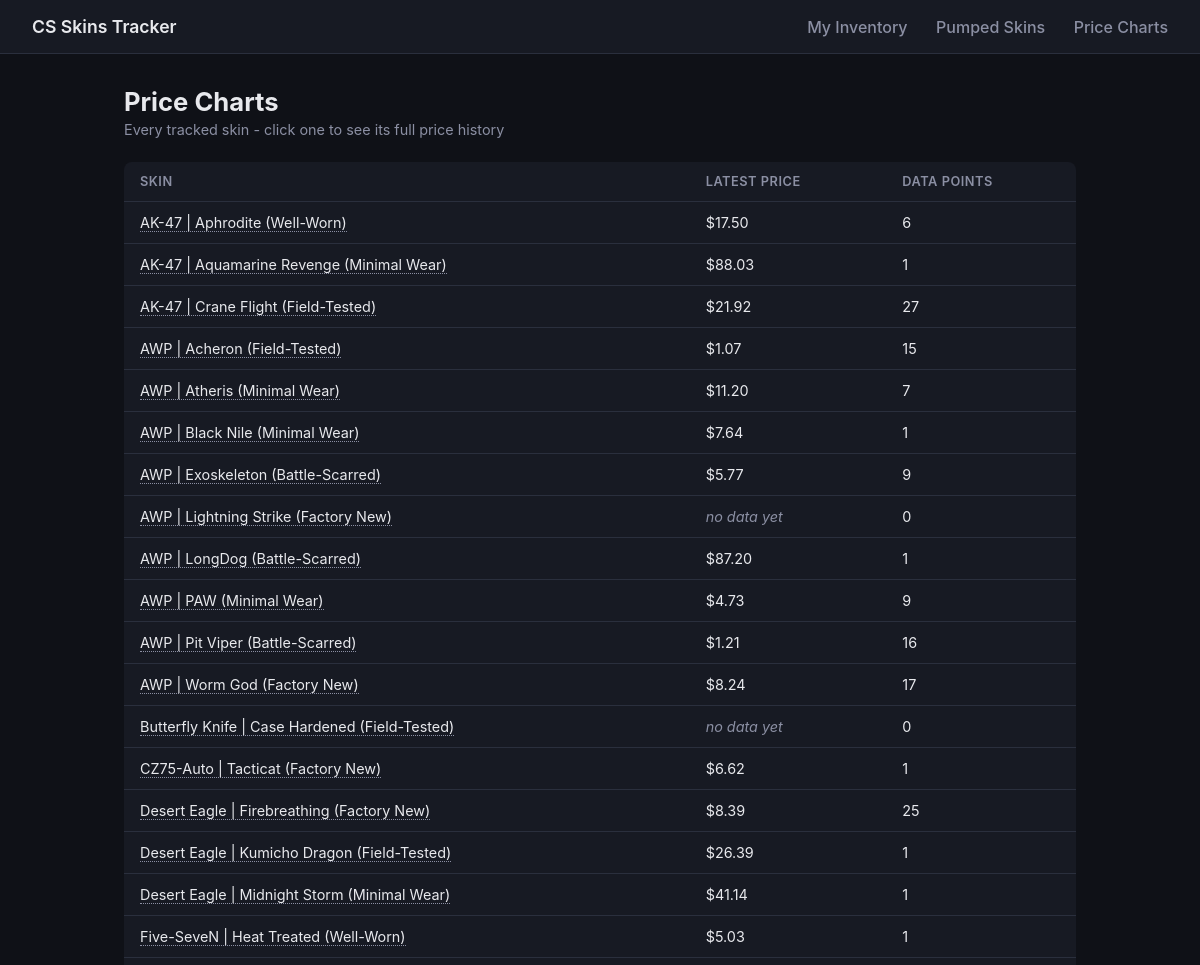
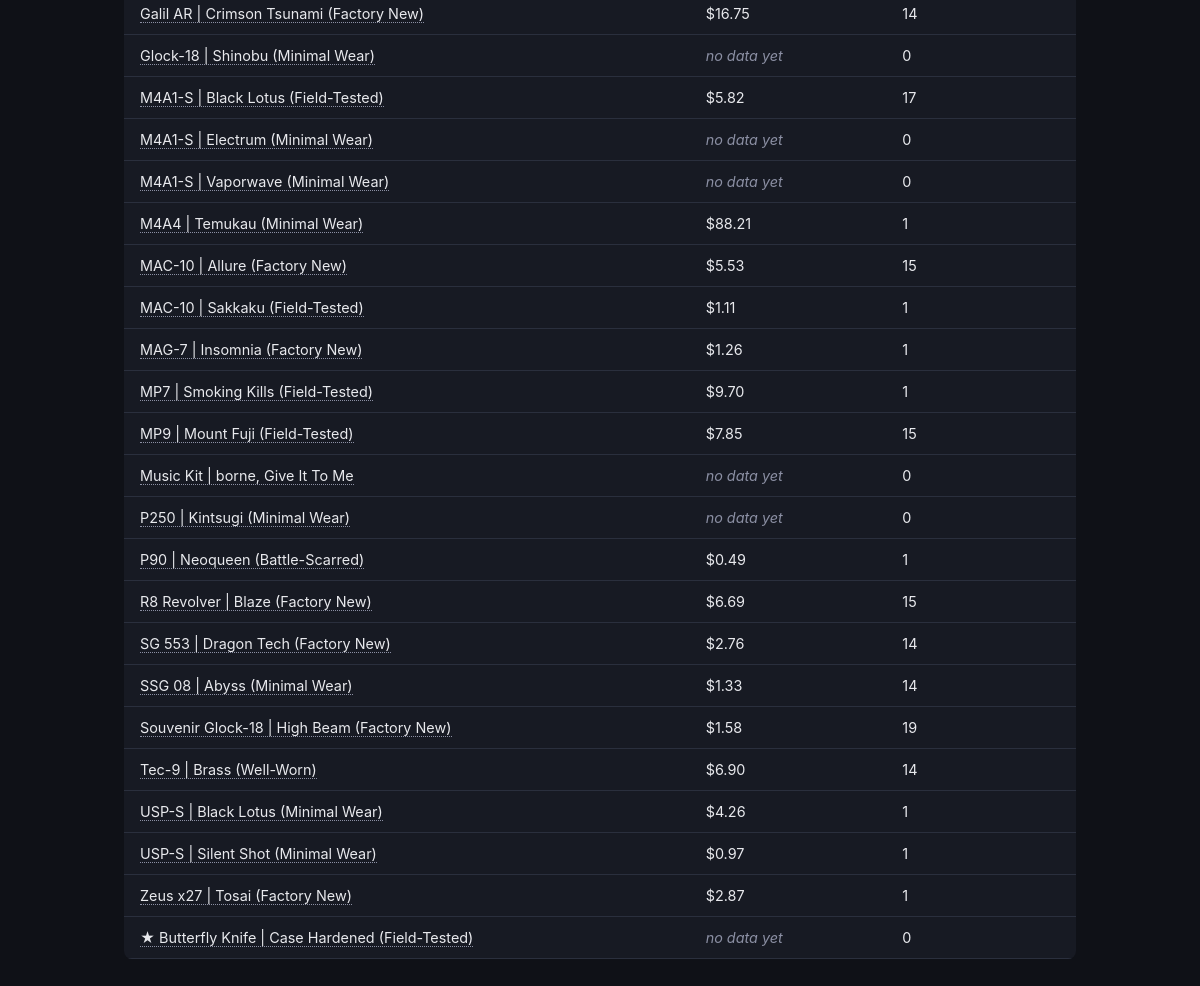
Screenshot of /skins with the database file from the repository (2 pictures, top to bottom).
### app/models.py (models this page shows)
class PriceSnapshot(Base):
    __tablename__ = "price_snapshots"
    id = Column(Integer, primary_key=True, index=True)
    skin_id = Column(Integer, ForeignKey("skins.id"), nullable=False)
    price = Column(Float, nullable=False)
    currency = Column(String, default="USD")
    volume = Column(Integer, nullable=True)  # units sold in last 24h, if available
    timestamp = Column(DateTime, default=datetime.utcnow, index=True)
    skin = relationship("Skin", back_populates="price_snapshots")

class Skin(Base):
    __tablename__ = "skins"
    id = Column(Integer, primary_key=True, index=True)
    market_hash_name = Column(String, unique=True, index=True, nullable=False)
    display_name = Column(String, nullable=False)
    icon_url = Column(String, nullable=True)
    watched = Column(Boolean, default=True)  # included in price-refresh sweeps
    created_at = Column(DateTime, default=datetime.utcnow)
    price_snapshots = relationship(
        "PriceSnapshot", back_populates="skin", cascade="all, delete-orphan"
    )
    inventory_items = relationship(
        "InventoryItem", back_populates="skin", cascade="all, delete-orphan"
    )

### app/routers/skins.py (the view)
@router.get("/skins", response_class=HTMLResponse)
def skins_page(request: Request, db: Session = Depends(get_db)):
    skins = db.query(models.Skin).order_by(models.Skin.display_name).all()
    rows = []
    for skin in skins:
        latest = (
            db.query(models.PriceSnapshot)
            .filter(models.PriceSnapshot.skin_id == skin.id)
            .order_by(models.PriceSnapshot.timestamp.desc())
            .first()
        )
        snapshot_count = (
            db.query(models.PriceSnapshot)
            .filter(models.PriceSnapshot.skin_id == skin.id)
            .count()
        )
        rows.append(
            {
                "skin": skin,
                "latest_price": latest.price if latest else None,
                "snapshot_count": snapshot_count,
            }
        )
    return templates.TemplateResponse(
        "skins.html", {"request": request, "rows": rows}
    )

### app/templates/skins.html (shortened to what this page needs)
{% extends "base.html" %}
{% block content %}
<div class="page-header">
    <div>
        <h1>Price Charts</h1>
        <p class="subtitle">Every tracked skin - click one to see its full price history</p>
    </div>
</div>
{% if rows %}
<table class="data-table">
    <thead>
        <tr>
            <th>Skin</th>
            <th>Latest Price</th>
            <th>Data Points</th>
        </tr>
    </thead>
    <tbody>
        {% for row in rows %}
        <tr>
            <td><a href="/skins/{{ row.skin.id }}" class="skin-link">{{ row.skin.display_name }}</a></td>
            <td>
                {% if row.latest_price is not none %}${{ "%.2f"|format(row.latest_price) }}{% else %}<span class="muted">no data yet</span>{% endif %}
            </td>
            <td>{{ row.snapshot_count }}</td>
        </tr>
        {% endfor %}
    </tbody>
</table>
{% else %}
<p class="empty-state">No skins tracked yet. Add one via the Inventory page, or seed_data.py.</p>
{% endif %}
{% endblock %}

### app/templates/base.html (shortened to what this page needs)
<!DOCTYPE html>
<html lang="en">
<head>
    <link rel="stylesheet" href="/static/css/style.css">
</head>
<body>
    <nav class="navbar">
        <div class="nav-brand">CS Skins Tracker</div>
        <div class="nav-links">
            <a href="/inventory" class="{% if active == 'inventory' %}active{% endif %}">My Inventory</a>
            <a href="/pumped" class="{% if active == 'pumped' %}active{% endif %}">Pumped Skins</a>
            <a href="/skins" class="{% if active == 'skins' %}active{% endif %}">Price Charts</a>
        </div>
    </nav>
    <main class="container">
        {% block content %}{% endblock %}
    </main>
</body>
</html>

### app/static/css/style.css (style rules this page uses)
:root { --bg: #0f1117; --surface: #171a23; --surface-alt: #1f232f; --border: #2a2f3d; --text: #e8e9ed; --text-muted: #8b8fa3; --accent: #4f8dfd; --up: #3ecf8e; --down: #f5566a; --radius: 8px; }
* { box-sizing: border-box; }
body { margin: 0; background: var(--bg); color: var(--text); font-family: -apple-system, BlinkMacSystemFont, "Segoe UI", Roboto, sans-serif; }
.navbar { display: flex; justify-content: space-between; align-items: center; padding: 16px 32px; background: var(--surface); border-bottom: 1px solid var(--border); }
.nav-brand { font-weight: 600; font-size: 1.1rem; }
.nav-links a { color: var(--text-muted); text-decoration: none; margin-left: 24px; font-weight: 500; padding-bottom: 4px; border-bottom: 2px solid transparent; }
.container { max-width: 1000px; margin: 0 auto; padding: 32px 24px; }
.page-header { display: flex; justify-content: space-between; align-items: flex-end; margin-bottom: 24px; }
h1 { margin: 0 0 4px; font-size: 1.6rem; }
.subtitle { color: var(--text-muted); margin: 0; font-size: 0.9rem; }
.data-table { width: 100%; border-collapse: collapse; background: var(--surface); border-radius: var(--radius); overflow: hidden; }
.data-table th, .data-table td { padding: 12px 16px; text-align: left; border-bottom: 1px solid var(--border); font-size: 0.9rem; }
.data-table th { color: var(--text-muted); font-weight: 600; font-size: 0.8rem; text-transform: uppercase; letter-spacing: 0.04em; }
.muted { color: var(--text-muted); font-style: italic; }
.skin-link { color: var(--text); text-decoration: none; border-bottom: 1px dotted var(--text-muted); }

### rows the page displays
PriceSnapshot: skin.display_name "AK-47 | Aphrodite (Well-Worn)", latest_price "17.50", snapshot_count "6"
PriceSnapshot: skin.display_name "AK-47 | Aquamarine Revenge (Minimal Wear)", latest_price "88.03", snapshot_count "1"
PriceSnapshot: skin.display_name "AK-47 | Crane Flight (Field-Tested)", latest_price "21.92", snapshot_count "27"
PriceSnapshot: skin.display_name "AWP | Acheron (Field-Tested)", latest_price "1.07", snapshot_count "15"
PriceSnapshot: skin.display_name "AWP | Atheris (Minimal Wear)", latest_price "11.20", snapshot_count "7"
PriceSnapshot: skin.display_name "AWP | Black Nile (Minimal Wear)", latest_price "7.64", snapshot_count "1"
PriceSnapshot: skin.display_name "AWP | Exoskeleton (Battle-Scarred)", latest_price "5.77", snapshot_count "9"
Skin: skin.display_name "AWP | Lightning Strike (Factory New)"
PriceSnapshot: skin.display_name "AWP | LongDog (Battle-Scarred)", latest_price "87.20", snapshot_count "1"
PriceSnapshot: skin.display_name "AWP | PAW (Minimal Wear)", latest_price "4.73", snapshot_count "9"
PriceSnapshot: skin.display_name "AWP | Pit Viper (Battle-Scarred)", latest_price "1.21", snapshot_count "16"
PriceSnapshot: skin.display_name "AWP | Worm God (Factory New)", latest_price "8.24", snapshot_count "17"
Skin: skin.display_name "Butterfly Knife | Case Hardened (Field-Tested)"
PriceSnapshot: skin.display_name "CZ75-Auto | Tacticat (Factory New)", latest_price "6.62", snapshot_count "1"
PriceSnapshot: skin.display_name "Desert Eagle | Firebreathing (Factory New)", latest_price "8.39", snapshot_count "25"
PriceSnapshot: skin.display_name "Desert Eagle | Kumicho Dragon (Field-Tested)", latest_price "26.39", snapshot_count "1"
PriceSnapshot: skin.display_name "Desert Eagle | Midnight Storm (Minimal Wear)", latest_price "41.14", snapshot_count "1"
PriceSnapshot: skin.display_name "Five-SeveN | Heat Treated (Well-Worn)", latest_price "5.03", snapshot_count "1"
PriceSnapshot: skin.display_name "Galil AR | Crimson Tsunami (Factory New)", latest_price "16.75", snapshot_count "14"
Skin: skin.display_name "Glock-18 | Shinobu (Minimal Wear)"
PriceSnapshot: skin.display_name "M4A1-S | Black Lotus (Field-Tested)", latest_price "5.82", snapshot_count "17"
Skin: skin.display_name "M4A1-S | Electrum (Minimal Wear)"
Skin: skin.display_name "M4A1-S | Vaporwave (Minimal Wear)"
PriceSnapshot: skin.display_name "M4A4 | Temukau (Minimal Wear)", latest_price "88.21", snapshot_count "1"
PriceSnapshot: skin.display_name "MAC-10 | Allure (Factory New)", latest_price "5.53", snapshot_count "15"
PriceSnapshot: skin.display_name "MAC-10 | Sakkaku (Field-Tested)", latest_price "1.11", snapshot_count "1"
PriceSnapshot: skin.display_name "MAG-7 | Insomnia (Factory New)", latest_price "1.26", snapshot_count "1"
PriceSnapshot: skin.display_name "MP7 | Smoking Kills (Field-Tested)", latest_price "9.70", snapshot_count "1"
PriceSnapshot: skin.display_name "MP9 | Mount Fuji (Field-Tested)", latest_price "7.85", snapshot_count "15"
Skin: skin.display_name "Music Kit | borne, Give It To Me"
Skin: skin.display_name "P250 | Kintsugi (Minimal Wear)"
PriceSnapshot: skin.display_name "P90 | Neoqueen (Battle-Scarred)", latest_price "0.49", snapshot_count "1"
PriceSnapshot: skin.display_name "R8 Revolver | Blaze (Factory New)", latest_price "6.69", snapshot_count "15"
PriceSnapshot: skin.display_name "SG 553 | Dragon Tech (Factory New)", latest_price "2.76", snapshot_count "14"
PriceSnapshot: skin.display_name "SSG 08 | Abyss (Minimal Wear)", latest_price "1.33", snapshot_count "14"
PriceSnapshot: skin.display_name "Souvenir Glock-18 | High Beam (Factory New)", latest_price "1.58", snapshot_count "19"
PriceSnapshot: skin.display_name "Tec-9 | Brass (Well-Worn)", latest_price "6.90", snapshot_count "14"
PriceSnapshot: skin.display_name "USP-S | Black Lotus (Minimal Wear)", latest_price "4.26", snapshot_count "1"
PriceSnapshot: skin.display_name "USP-S | Silent Shot (Minimal Wear)", latest_price "0.97", snapshot_count "1"
PriceSnapshot: skin.display_name "Zeus x27 | Tosai (Factory New)", latest_price "2.87", snapshot_count "1"
Skin: skin.display_name "★ Butterfly Knife | Case Hardened (Field-Tested)"

### other values shown
{{ row.snapshot_count }} "0" "0" "0" "0" "0" "0" "0" "0"
